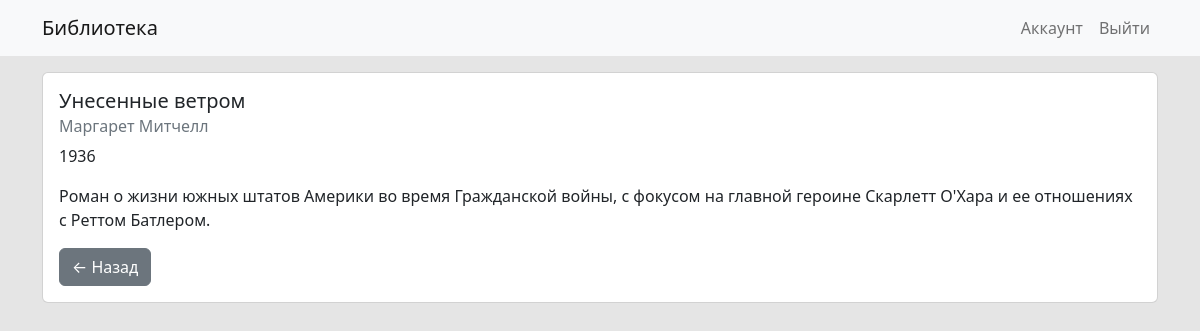
The app's page /book/6 (signed in) with its own data.
### app/models/models.py (models this page shows, shortened)
class Book(db.Model):
    id = db.Column(db.Integer, primary_key=True)
    title = db.Column(db.String(80), nullable=False)
    author = db.Column(db.String(80), nullable=False)
    year = db.Column(db.Integer, nullable=False)
    description = db.Column(db.String(500), nullable=False)

### app/routes/routes.py (the view)
@app_route.route('/book/<int:book_id>')
def book_detail(book_id):
    book = Book.query.get_or_404(book_id)
    return render_template('book.html', book=book)

### app/templates/book.html (shortened to what this page needs)
{% extends 'base.html' %}
{% block content %}
<div class="card">
    <div class="card-body">
        <h5 class="card-title">{{ book.title }}</h5>
        <h6 class="card-subtitle mb-2 text-muted">{{ book.author }}</h6>
        <p class="card-text">{{book.year}}</p>
        <p class="card-text">{{ book.description }}</p>
        <a href="{{ url_for('route.books') }}" class="btn btn-secondary">&larr; Назад</a>
    </div>
</div>
{% endblock %}

### app/static/custom.css (style rules this page uses)
body { background-color: #e5e5e5; }

### records on screen
Book: title "Унесенные ветром", author "Маргарет Митчелл", year "1936", description "Роман о жизни южных штатов Америки во время Гражданской войны, с фокусом на главной героине Скарлетт О'Хара и ее отношениях с Реттом Батлером."
